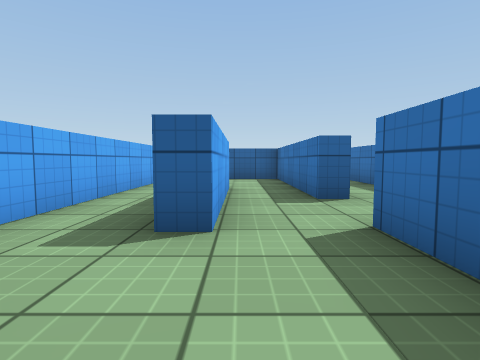
[1] (above)

24 first-person views from a walk through a Unity game level. The camera is 0.62 m above the floor, tilts 4° down and sees 80° across. The floor is counted in squares, 1 m on a side. Each view is taken from the middle of a square. On the plan, view 1 faces up. The plan holds only what a view shows up to about 9 squares ahead; the rest is blank. The player character is not drawn. Surface patterns are stand-ins for the level's own textures.

[2]
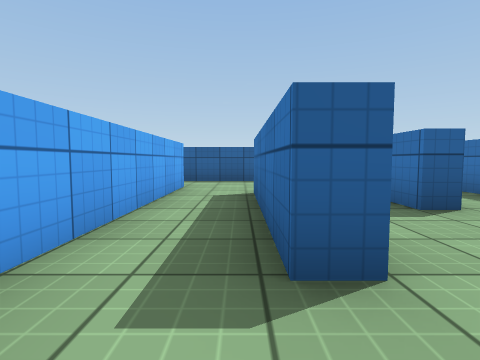

[3]
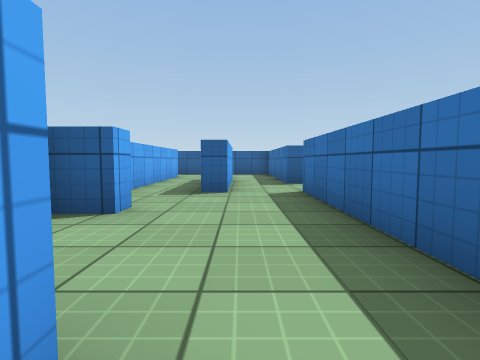

[4]
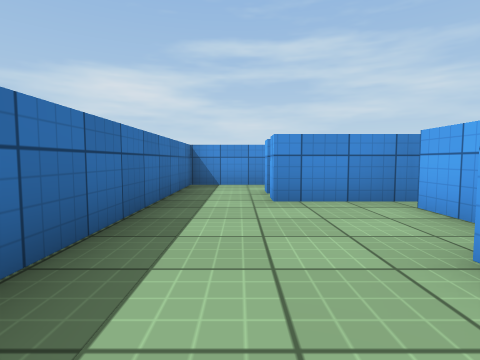

[5]
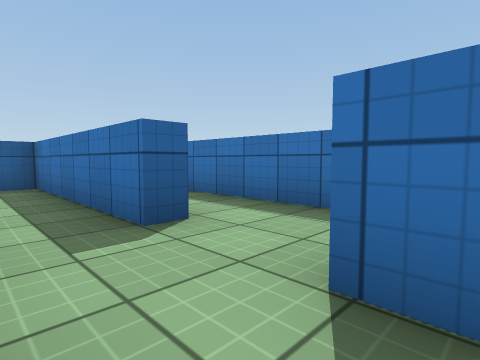

[6]
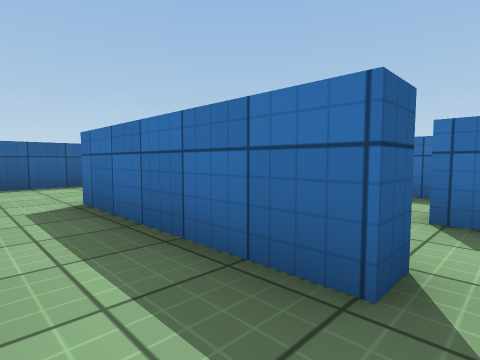

[7]
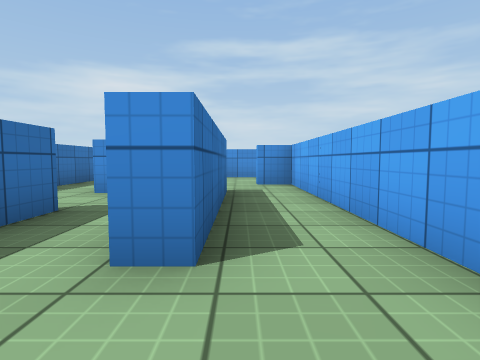

[8]
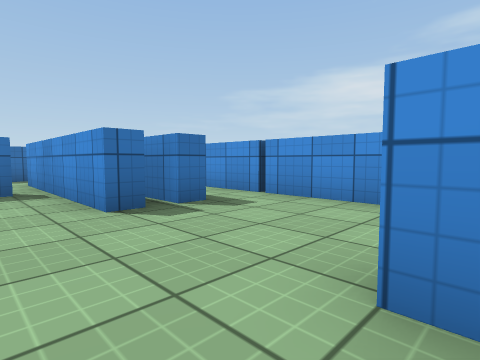

[9]
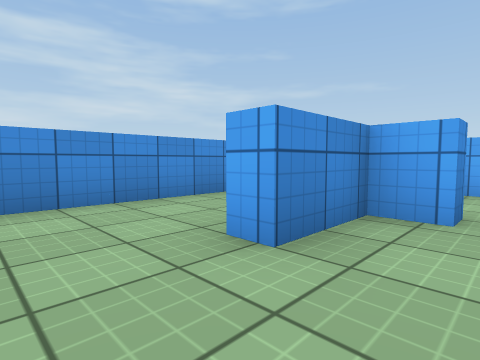

[10]
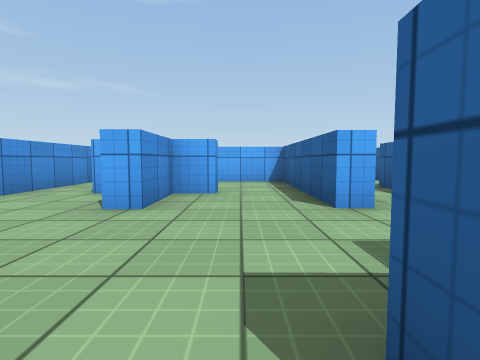

[11]
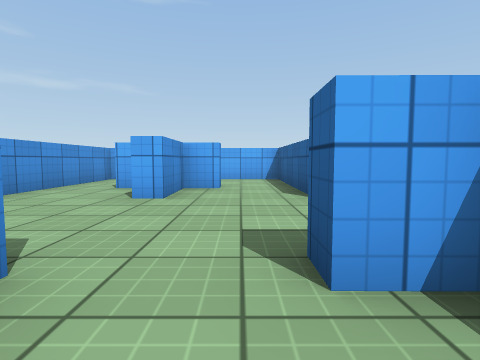

[12]
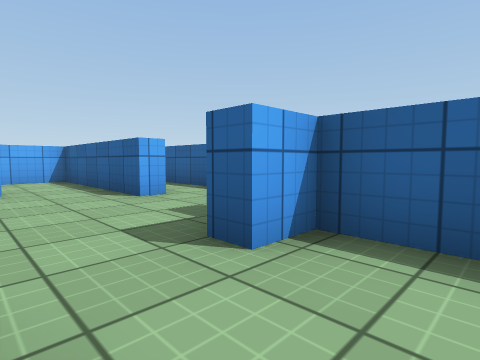

[13]
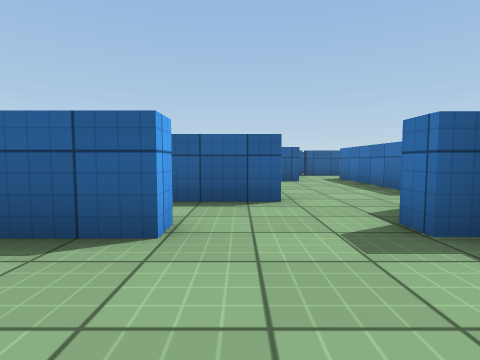

[14]
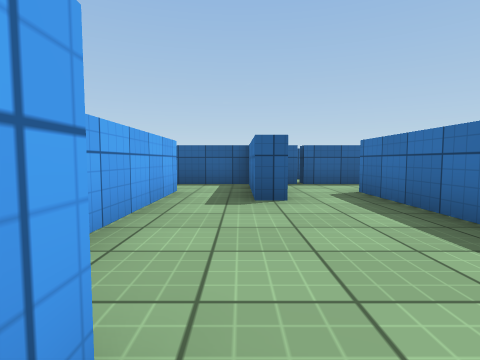

[15]
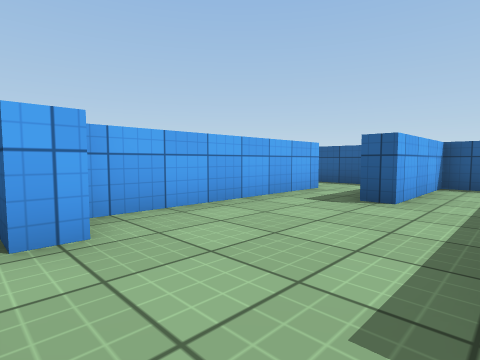

[16]
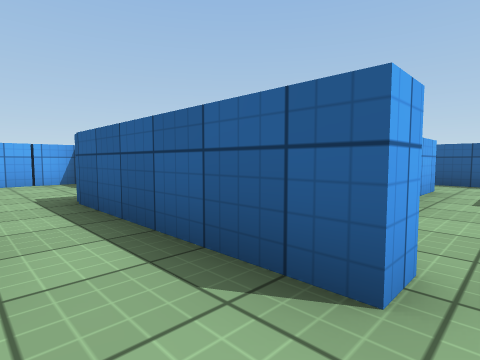

[17]
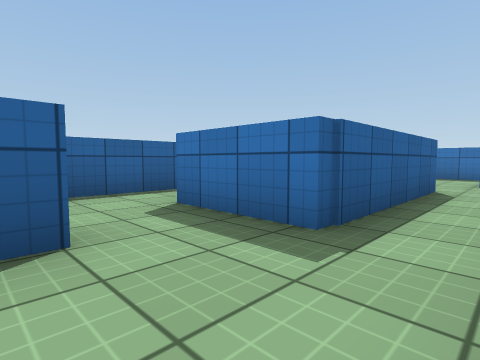

[18]
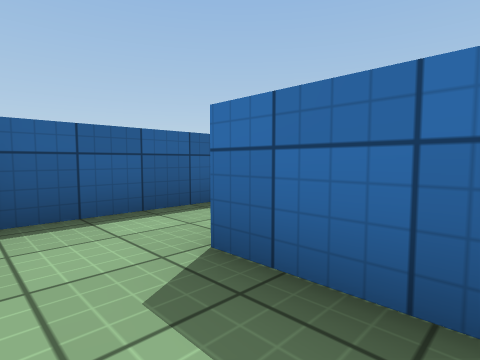

[19]
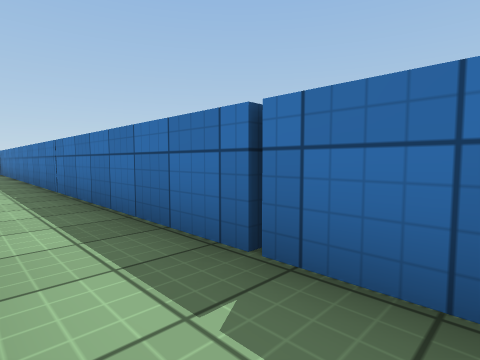

[20]
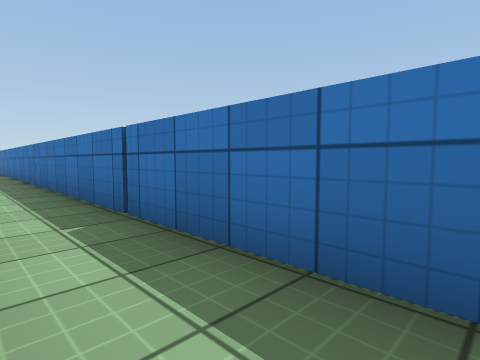

[21]
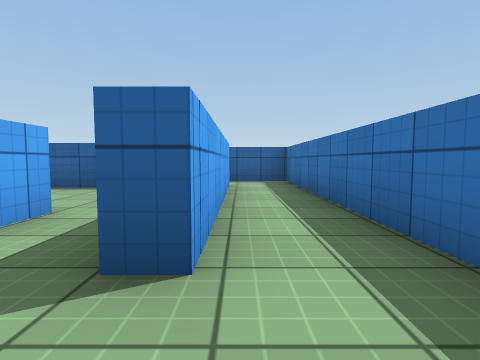

[22]
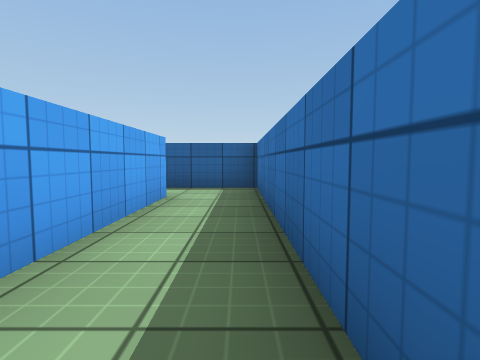

[23]
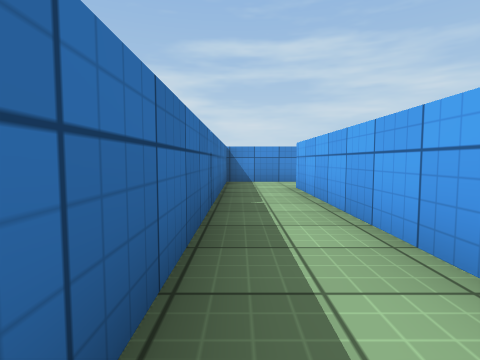

[24]
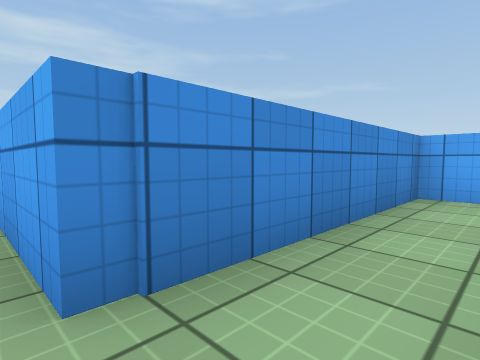

### Floor plan
Points are (right, up) in squares from view 1. A wall is a line through its corners. A room is listed if a view was taken in it or the views show most of it. See-through windows are left out.
Room 1 (views 1, 2, 3, 4, 5, 6, 7)
walls: (-0.2, 2.4) (-0.7, 2.4) (-0.7, 6.4) (-0.2, 6.4); (1.2, 4.5) (1.2, 9.4) (-2.5, 9.4); (-2.3, -0.8) (-2.3, -1.8); (-2.3, 7.6) (-2.3, 0.8) (-1.4, 0.8) (-1.4, 0.3) (-2.2, 0.3); (-2.5, -2.2) (-0.5, -2.2) (-0.5, -2.8); (-0.5, -3.2) (-0.5, -3.8); (-0.6, -5.2) (1.2, -5.2) (1.2, 2.7)
ways out: opening at (-3, -2) to room 2; opening at (-3.5, 8.5) to room 7
Room 2 (views 8, 9, 10, 11, 12, 13)
walls: (-10.3, -2.2) (-8.6, -2.2) (-8.6, -2.8); (-8.6, 0.3) (-13.2, 0.3) (-13.2, -1.8); (-10.3, -3.3) (-10.3, -3.8); (-5.5, -2.9) (-5.5, -2.2) (-2.5, -2.2); (-10.8, -1.4) (-10.3, -1.4); (-6, 0.3) (-6.4, 0.3); (-5.5, -3.8) (-5.5, -3.3) (-4.5, -3.3); (-4.1, 0.3) (-5.3, 0.3) (-5.3, -0.6) (-5.8, -0.6); (-13.1, -5.2) (-5.5, -5.2)
ways out: opening at (-3, -2) to room 1; opening at (-7.5, 0) to room 4
Room 3 (views 14, 15)
walls: (-4.7, 3.9) (-4.7, 7.6); (-7.4, 2.8) (-7.4, 2.2); (-8.3, 6.6) (-8.3, 3); (-6.3, 7.5) (-6.3, 6.3) (-6.8, 6.3); (-2.8, 1.9) (-2.8, 2.6)
ways out: opening at (-7, 1) to room 4; opening at (-8, 7.5) to room 6; opening at (-5.5, 7) to room 7
Room 4 (views 16, 17, 18)
walls: (-13.4, 3.3) (-14.1, 3.3); (-15.2, 3.3) (-15.2, 1.6); (-10.2, 6.3) (-12.8, 6.3); (-8.6, 0.8) (-8.6, 0.3); (-7.4, 2.2) (-11.7, 2.2) (-11.7, 4.6); (-6.4, 0.3) (-6.4, 0.9)
ways out: opening at (-7.5, 0) to room 2; opening at (-7, 1) to room 3; opening at (-11, 5.5)
Room 5 (views 19, 20, 21, 22, 23)
walls: (1.7, -0.4) (1.7, -5.8); (-0.2, 6.4) (-0.2, 2.4); (1.7, 9.9) (1.7, 4.5) (1.2, 4.5); (1.4, -7.2) (3.4, -7.2) (3.4, 11.4) (1.2, 11.4)
Room 6 (view 24)
walls: (-11.5, 7.8) (-8.3, 7.8) (-8.3, 6.6); (-6.8, 6.3) (-6.8, 9.4) (-9.2, 9.4)
ways out: opening at (-8, 7.5) to room 3; opening at (-12, 9)
Room 7 (no view inside)
walls: (-2.5, 9.4) (-5.5, 9.4) (-6.3, 9.4) (-6.3, 7.5)
ways out: opening at (-3.5, 8.5) to room 1; opening at (-5.5, 7) to room 3

Where each view was taken, in squares from view 1:
view 1: 0 up, 0 right, facing up
view 2: 1 up, 1 left, facing up
view 3: 3 down, 0 right, facing up
view 4: 2 up, 0 right, facing down
view 5: 2 up, 0 right, facing up-right
view 6: 2 up, 2 left, facing up-right
view 7: 8 up, 1 left, facing down
view 8: 1 down, 9 left, facing down-right
view 9: 1 down, 7 left, facing down-left
view 10: 1 down, 5 left, facing left
view 11: 1 down, 4 left, facing left
view 12: 2 down, 4 left, facing up-left
view 13: 2 down, 8 left, facing up
view 14: 2 up, 7 left, facing up
view 15: 2 up, 5 left, facing up-left
view 16: 1 up, 7 left, facing up-left
view 17: 1 up, 14 left, facing up-right
view 18: 3 up, 13 left, facing up-right
view 19: 4 down, 2 right, facing up-right
view 20: 6 down, 2 right, facing up-right
view 21: 3 up, 2 right, facing up
view 22: 5 up, 3 right, facing up
view 23: 1 up, 3 right, facing down
view 24: 9 up, 8 left, facing down-left
